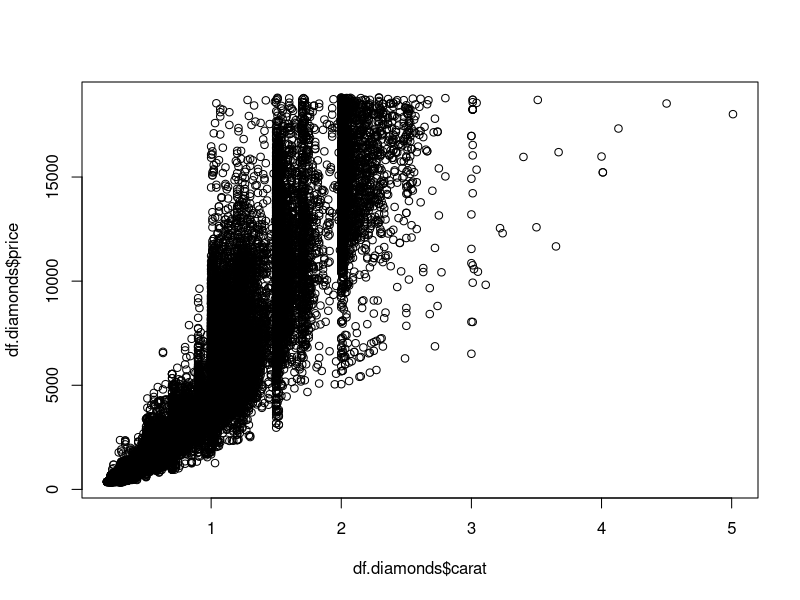
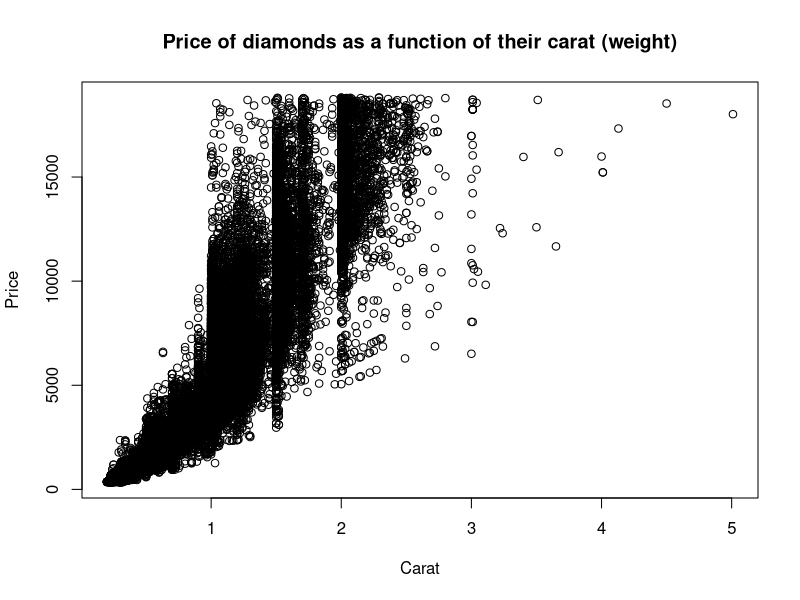
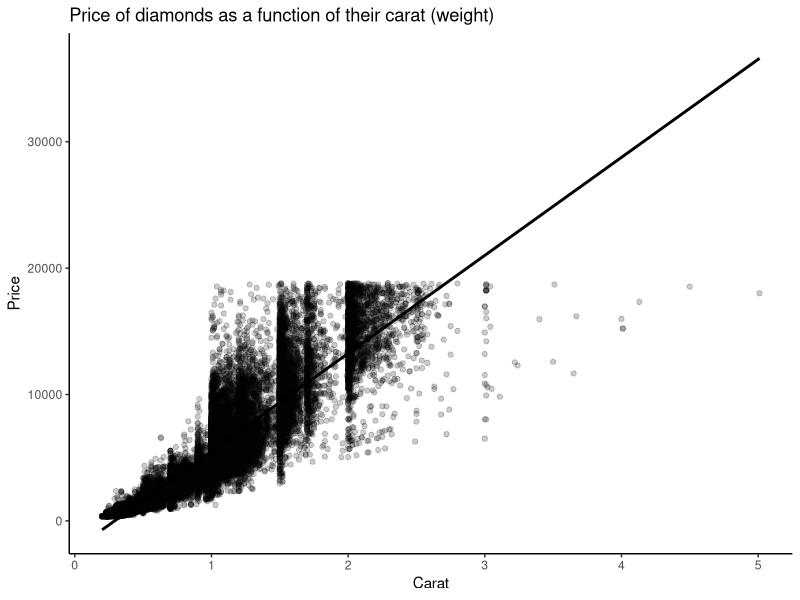
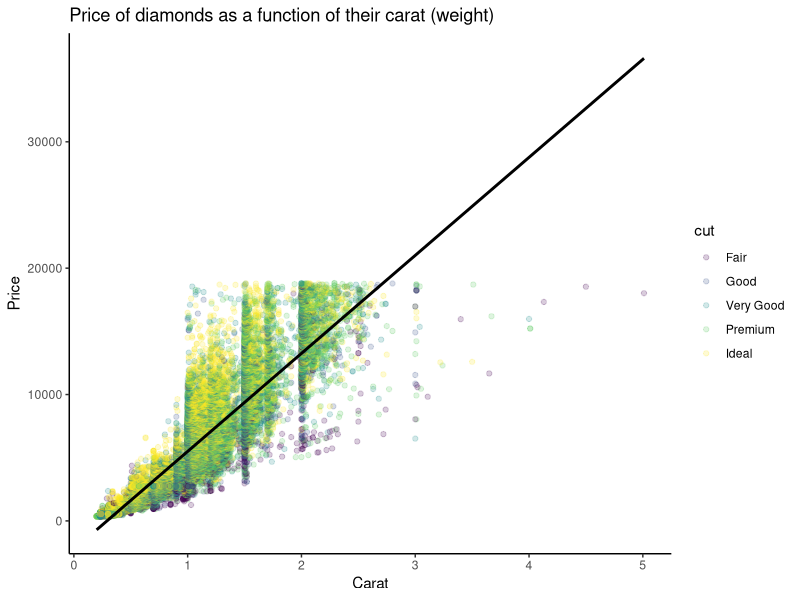
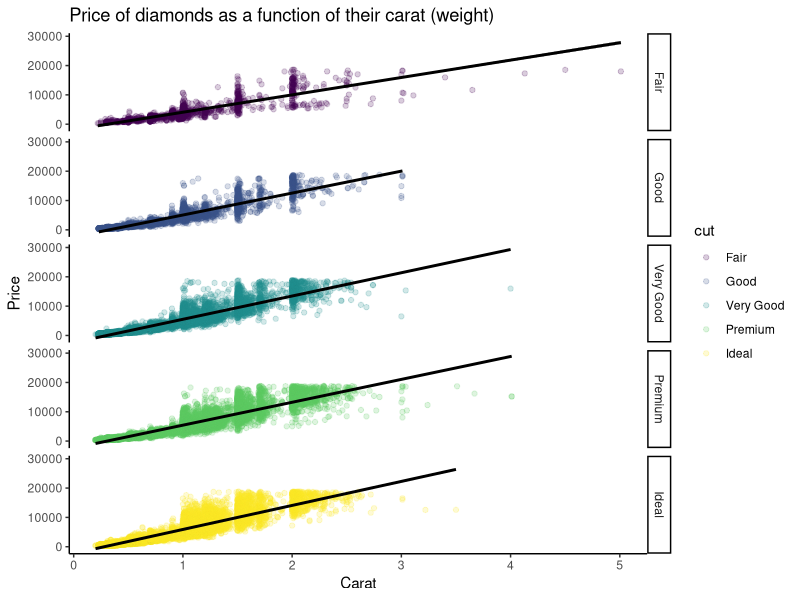
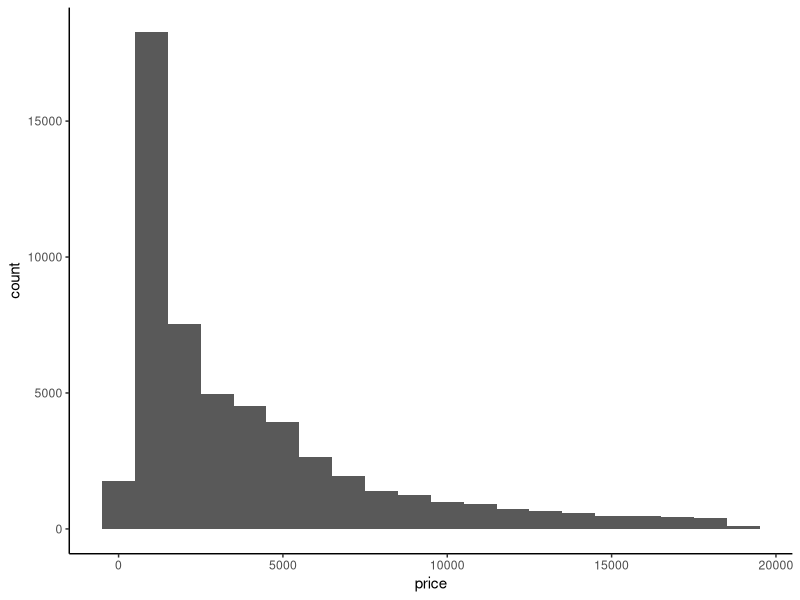
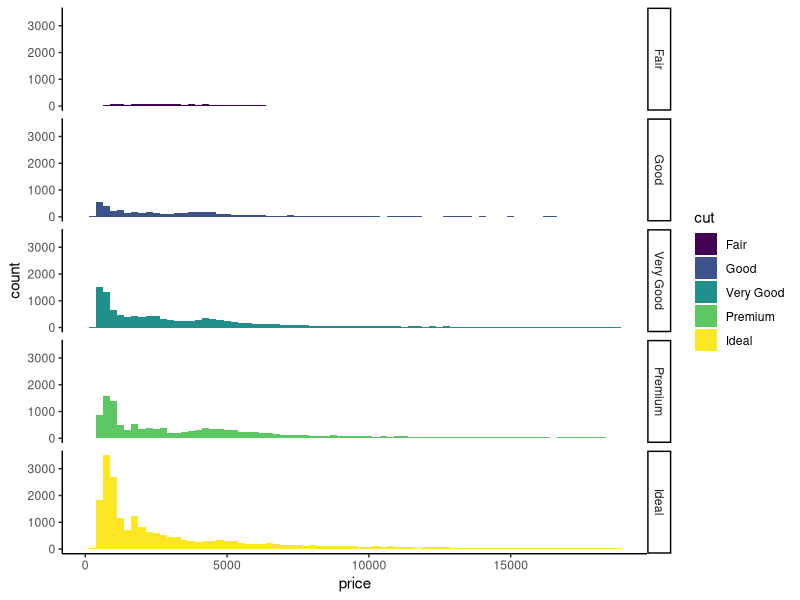
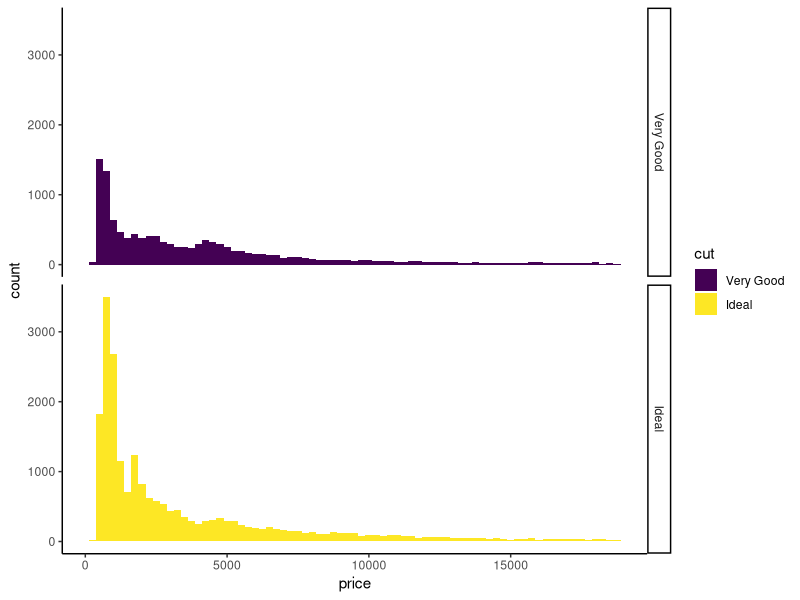

Generate these figures, in order, with R:
## ---- chunk 1
#| echo: true
#| code-fold: false 
#| code-summary: "Show me the code"
#| output-location: column
#| fig-width: 6
#| fig-height: 4

library(tidyverse)

# create a copy of the built-in "diamonds" dataset to manipulate
df.diamonds <- diamonds

# preview the data frame
df.diamonds %>% 
  head(5)
## ---- chunk 2
#| echo: true
#| code-fold: false 
#| code-summary: "Show me the code"
#| output-location: column
#| fig-width: 6
#| fig-height: 4

plot(x = df.diamonds$carat, 
     y = df.diamonds$price)
## ---- chunk 3
#| echo: true
#| code-fold: false 
#| code-summary: "Show me the code"
#| output-location: column
#| fig-width: 6
#| fig-height: 4

plot(x = df.diamonds$carat, 
     y = df.diamonds$price, 
     xlab = "Carat", 
     ylab = "Price", 
     main = "Price of diamonds as a function of their carat (weight)")
## ---- chunk 4
#| echo: true
#| code-fold: true 
#| code-summary: "Show me the code"
#| output-location: column
#| fig-width: 6
#| fig-height: 4

# first, let's reproduce the base R plot from above
df.diamonds %>% 
  ggplot(data = .,
         mapping = aes(x = carat,
                       y = price)) +
  geom_point(alpha = 0.2) +
  geom_smooth(method = "lm",
              color = "black") +
  labs(title = "Price of diamonds as a function of their carat (weight)") +
  xlab("Carat") +
  ylab("Price") +
  theme_classic()
## ---- chunk 5
#| echo: true
#| code-fold: true
#| code-summary: "Show me the code"
#| output-location: column
#| fig-width: 6
#| fig-height: 4

# what happens if we color the data points by their cut
df.diamonds %>% 
  ggplot(data = .,
         mapping = aes(x = carat,
                       y = price,
                       color = cut)) +
  geom_point(alpha = 0.2) +
  geom_smooth(method = "lm",
              color = "black") +
  labs(title = "Price of diamonds as a function of their carat (weight)") +
  xlab("Carat") +
  ylab("Price") +
  theme_classic()
## ---- chunk 6
#| echo: true
#| code-fold: true
#| code-summary: "Show me the code"
#| output-location: column
#| fig-width: 6
#| fig-height: 4

# it looks like the relationship may by influenced by the cut variable
# let's replot these relationships separately by just adding a 1 line of code!
df.diamonds %>% 
  ggplot(data = .,
         mapping = aes(x = carat,
                       y = price,
                       color = cut)) +
  geom_point(alpha = 0.2) +
  geom_smooth(method = "lm",
              color = "black") +
  facet_grid(rows = vars(cut)) +
  labs(title = "Price of diamonds as a function of their carat (weight)") +
  xlab("Carat") +
  ylab("Price") +
  theme_classic()
## ---- chunk 7
#| echo: true
#| code-fold: true
#| code-summary: "Show me the code"
#| output-location: column
#| fig-width: 6
#| fig-height: 4

# first, the most basic histogram
df.diamonds %>% 
  ggplot(data = .,
         mapping = aes(x = price)) +
  geom_histogram(binwidth = 1000) +
  theme_classic()
## ---- chunk 8
#| echo: true
#| code-fold: true
#| code-summary: "Show me the code"
#| output-location: column
#| fig-width: 6
#| fig-height: 4

# what is the distribution of price by clarity in this data set?
df.diamonds %>% 
  ggplot(data = .,
         mapping = aes(x = price,
                       fill = cut)) +
  geom_histogram(binwidth = 250) +
  facet_grid(rows = vars(cut)) +
  theme_classic()
## ---- chunk 9
#| echo: true
#| code-fold: true
#| code-summary: "Show me the code"
#| output-location: column
#| fig-width: 6
#| fig-height: 4

# what is the distribution of price by clarity in this data set, for just the
# Very Good and Ideal diamonds?
df.diamonds %>% 
  filter(cut == "Very Good" | cut == "Ideal") %>% 
  ggplot(data = .,
         mapping = aes(x = price,
                       fill = cut)) +
  geom_histogram(binwidth = 250) +
  facet_grid(rows = vars(cut)) +
  theme_classic()
## ---- chunk 10
#| echo: true
#| code-fold: true
#| code-summary: "Show me the code"
#| output-location: column
#| fig-width: 6
#| fig-height: 4

# let's first see what the mean and sd weight is by each cut of diamond
df.diamonds %>% 
  group_by(cut) %>% 
  summarise(mean_price = mean(carat),
            sd_price = sd(carat))
## ---- chunk 11
#| echo: true
#| code-fold: true
#| code-summary: "Show me the code"
#| output-location: column
#| fig-width: 6
#| fig-height: 4

# now, let's make a fancy (and descriptive) plot of these means using the
# stat_summary() function

df.diamonds %>% 
  ggplot(data = .,
         mapping = aes(x = cut,
                       y = price,
                       fill = cut,
                       color = cut)) +
  geom_point(alpha = 0.1,
             position = position_jitterdodge(jitter.width = 1,
                                             jitter.height = 0,
                                             dodge.width = 0.5),
             size = 1.25) +
  stat_summary(fun.data = "mean_cl_boot",
               geom = "pointrange",
               color = "black",
               position = position_dodge(width = 0.3),
               shape = 21,
               size = 1.25) +
  coord_cartesian(ylim = c(3000, 5500)) +
  theme_classic()
## ---- chunk 12
#| echo: true
#| code-fold: false
#| code-summary: "Show me the code"
#| output-location: column
#| fig-width: 6
#| fig-height: 4

# load a copy of the ChickWeight data frame
df.cw <- ChickWeight
## ---- chunk 13
#| echo: true
#| code-fold: false
#| code-summary: "Show me the code"

# Task 1: use your tidyverse knowledge to summarize the mean weight of all 
# chicks for each diet

df.cw %>% 
  group_by(Diet) %>% 
  summarise(avg_weight = mean(weight))
## ---- chunk 14
#| echo: true
#| code-fold: false
#| code-summary: "Show me the code"

# Task 2: now make a plot that contains the mean and 95% CI for each diet
df.cw %>% 
  ggplot(data = .,
         mapping = aes(x = Diet,
                       y = weight,
                       fill = Diet)) +
  stat_summary(fun.data = "mean_cl_boot",
               geom = "pointrange",
               shape = 21,
               color = "black",
               size = 2) +
  theme_classic() +
  theme(legend.position = "bottom",
        axis.title.x = element_text(face = "bold", size = 45, angle = 0))
## ---- chunk 15
#| echo: true
#| code-fold: false
#| code-summary: "Show me the code"

# Task 3: you're now interested in seeing whether the distribution of
# chick weights varies as a function of time. Make a publication-ready 
# figure that plots the distribution of chick weights that separates 
# the distributions by time, and color code each distribution accordingly
## ---- chunk 16
#| echo: true
#| code-fold: false
#| code-summary: "Show me the code"

# Task 4: it has come to your attention that different researchers 
# collected data from different chicks over the course of the experiment, 
# and that two of these researchers might not have followed the protocol 
# correctly. Specifically, researcher "JP" collected the first 10 chicks, 
# and researcher "HQ" collected the last 10 chicks.
# Combining your data wrangling and ggplot skills, compare the weights 
# across time for the chicks that JP collected against the chicks that 
# HQ collected.
#
# Note: there are many ways to go about solving this problem. 
# Tip: think about the solution that would be the most "readable" to an 
# outside reviewer of this code (i.e., this whole problem can be solved 
# using a single paragraph of piped commands).
